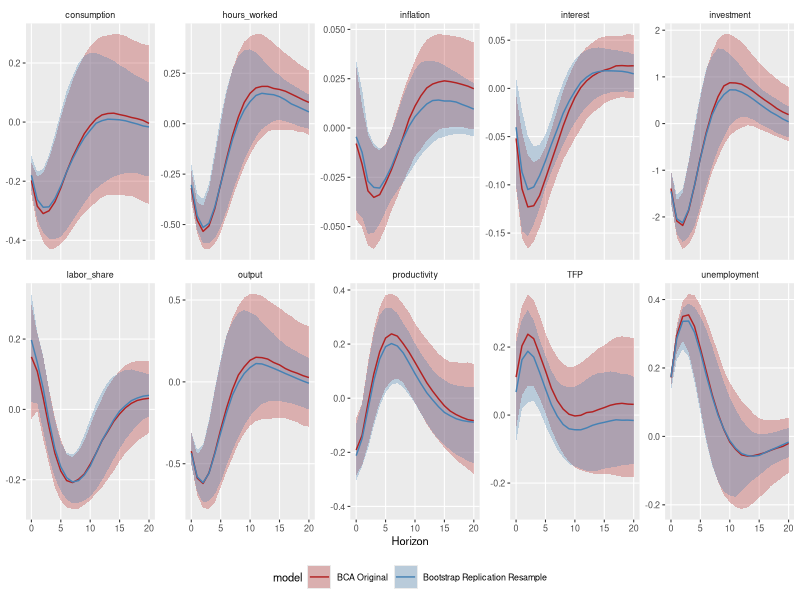
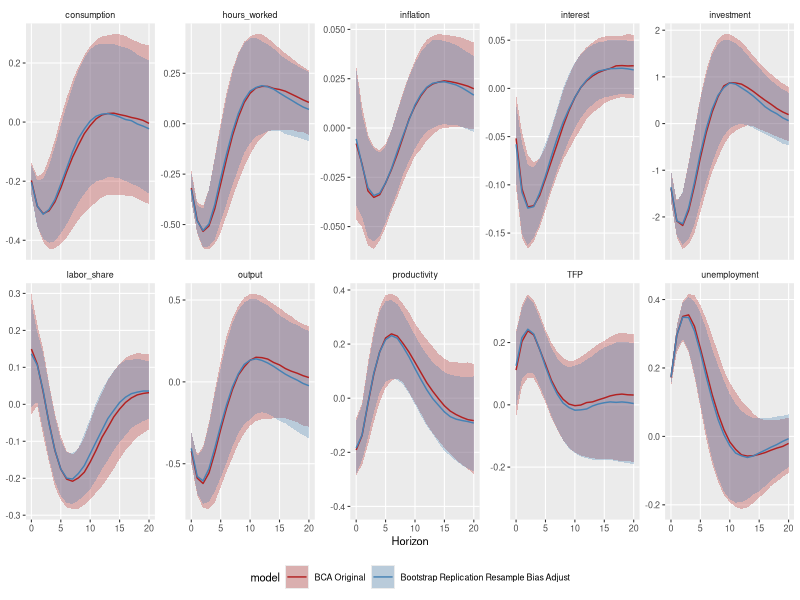
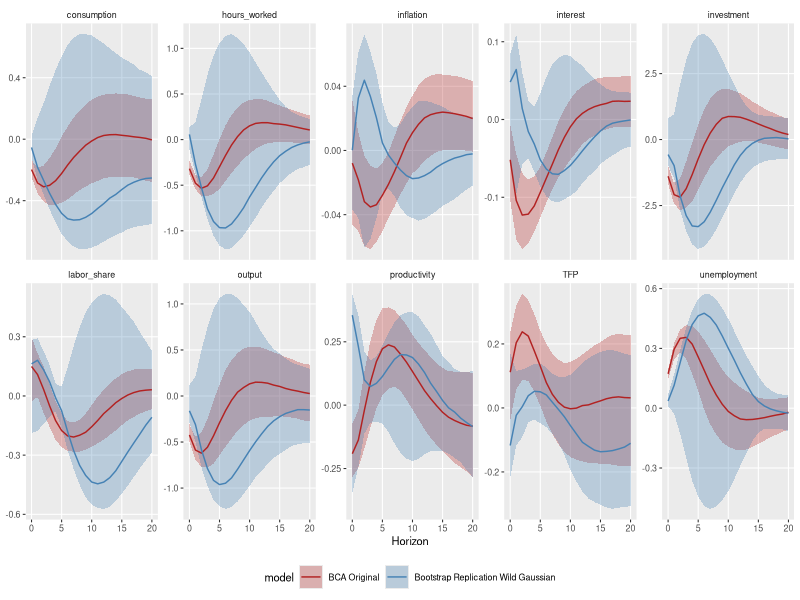
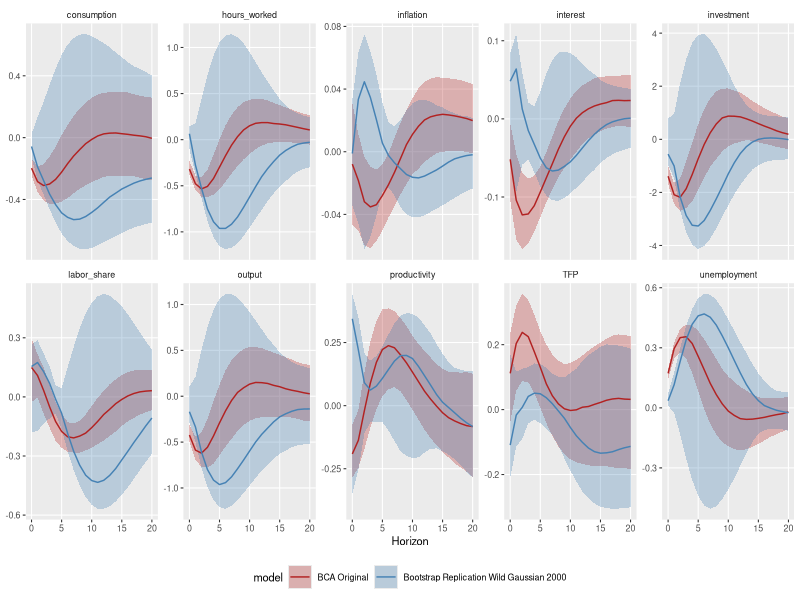
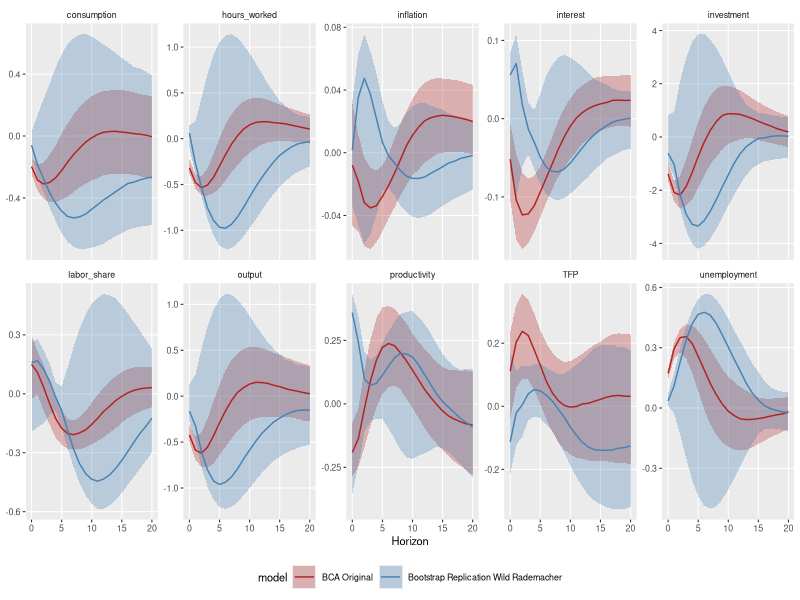
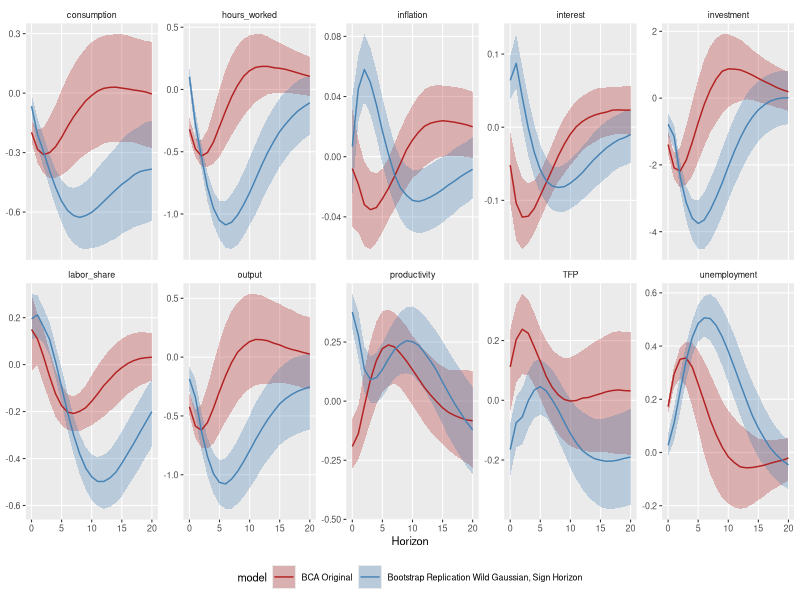

The R script that drew these images, in order:
## ---- chunk 1
require(here)
require(data.table)
require(dplyr)
require(ggplot2)
## ---- chunk 2
comb_df <- fread(here("./data/replicated_bca_classical_VAR_IRF_boot.csv")) |>
    mutate(model = ifelse(model == "classical_fd", "BCA Original", model))
## ---- chunk 3
comb_df |>
    filter(model %in% c("Bootstrap Replication Resample", "BCA Original")) |>
    ggplot(aes(
        x = h,
        color = model,
        fill = model
    )) +
    geom_ribbon(aes(ymin = lower, ymax = upper), color = NA, alpha = 0.3) +
    geom_line(aes(y = median)) +
    facet_wrap(vars(variable), nrow = 2, scales = "free_y") +
    scale_color_manual(values = c("firebrick", "steelblue")) +
    scale_fill_manual(values = c("firebrick", "steelblue")) +
    scale_x_continuous(limits = c(0, 20)) +
    labs(x = "Horizon", y = NULL) +
    theme_gray(base_size = 8) +
    theme(legend.position = "bottom", strip.background = element_blank(), panel.grid.minor = element_blank())
## ---- chunk 4
comb_df |>
    filter(model %in% c("Bootstrap Replication Resample Bias Adjust", "BCA Original")) |>
    ggplot(aes(
        x = h,
        color = model,
        fill = model
    )) +
    geom_ribbon(aes(ymin = lower, ymax = upper), color = NA, alpha = 0.3) +
    geom_line(aes(y = median)) +
    facet_wrap(vars(variable), nrow = 2, scales = "free_y") +
    scale_color_manual(values = c("firebrick", "steelblue")) +
    scale_fill_manual(values = c("firebrick", "steelblue")) +
    scale_x_continuous(limits = c(0, 20)) +
    labs(x = "Horizon", y = NULL) +
    theme_gray(base_size = 8) +
    theme(legend.position = "bottom", strip.background = element_blank(), panel.grid.minor = element_blank())
## ---- chunk 5
comb_df |>
    filter(model %in% c("Bootstrap Replication Wild Gaussian", "BCA Original")) |>
    ggplot(aes(
        x = h,
        color = model,
        fill = model
    )) +
    geom_ribbon(aes(ymin = lower, ymax = upper), color = NA, alpha = 0.3) +
    geom_line(aes(y = median)) +
    facet_wrap(vars(variable), nrow = 2, scales = "free_y") +
    scale_color_manual(values = c("firebrick", "steelblue")) +
    scale_fill_manual(values = c("firebrick", "steelblue")) +
    scale_x_continuous(limits = c(0, 20)) +
    labs(x = "Horizon", y = NULL) +
    theme_gray(base_size = 8) +
    theme(legend.position = "bottom", strip.background = element_blank(), panel.grid.minor = element_blank())
## ---- chunk 6
comb_df |>
    filter(model %in% c("Bootstrap Replication Wild Gaussian 2000", "BCA Original")) |>
    ggplot(aes(
        x = h,
        color = model,
        fill = model
    )) +
    geom_ribbon(aes(ymin = lower, ymax = upper), color = NA, alpha = 0.3) +
    geom_line(aes(y = median)) +
    facet_wrap(vars(variable), nrow = 2, scales = "free_y") +
    scale_color_manual(values = c("firebrick", "steelblue")) +
    scale_fill_manual(values = c("firebrick", "steelblue")) +
    scale_x_continuous(limits = c(0, 20)) +
    labs(x = "Horizon", y = NULL) +
    theme_gray(base_size = 8) +
    theme(legend.position = "bottom", strip.background = element_blank(), panel.grid.minor = element_blank())
## ---- chunk 7
comb_df |>
    filter(model %in% c("Bootstrap Replication Wild Rademacher", "BCA Original")) |>
    ggplot(aes(
        x = h,
        color = model,
        fill = model
    )) +
    geom_ribbon(aes(ymin = lower, ymax = upper), color = NA, alpha = 0.3) +
    geom_line(aes(y = median)) +
    facet_wrap(vars(variable), nrow = 2, scales = "free_y") +
    scale_color_manual(values = c("firebrick", "steelblue")) +
    scale_fill_manual(values = c("firebrick", "steelblue")) +
    scale_x_continuous(limits = c(0, 20)) +
    labs(x = "Horizon", y = NULL) +
    theme_gray(base_size = 8) +
    theme(legend.position = "bottom", strip.background = element_blank(), panel.grid.minor = element_blank())
## ---- chunk 8
comb_df |>
    filter(model %in% c("Bootstrap Replication Wild Gaussian, Sign Horizon", "BCA Original")) |>
    ggplot(aes(
        x = h,
        color = model,
        fill = model
    )) +
    geom_ribbon(aes(ymin = lower, ymax = upper), color = NA, alpha = 0.3) +
    geom_line(aes(y = median)) +
    facet_wrap(vars(variable), nrow = 2, scales = "free_y") +
    scale_color_manual(values = c("firebrick", "steelblue")) +
    scale_fill_manual(values = c("firebrick", "steelblue")) +
    scale_x_continuous(limits = c(0, 20)) +
    labs(x = "Horizon", y = NULL) +
    theme_gray(base_size = 8) +
    theme(legend.position = "bottom", strip.background = element_blank(), panel.grid.minor = element_blank())
